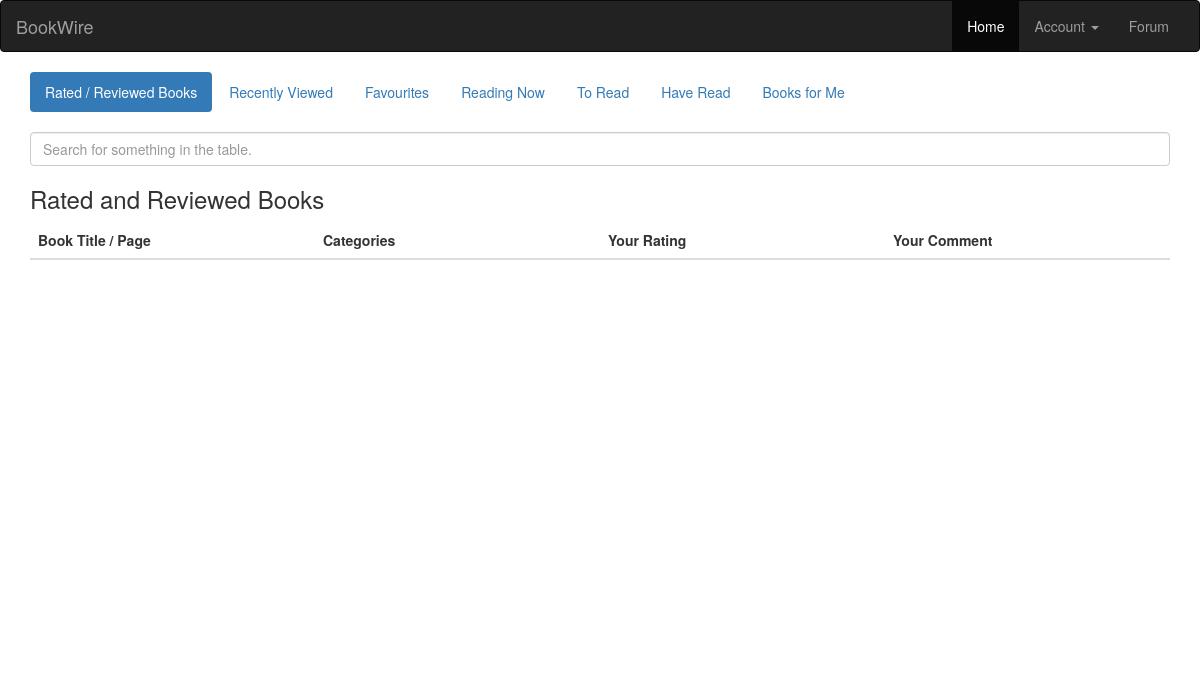
The app's page /usershelf/ (signed in), older data.
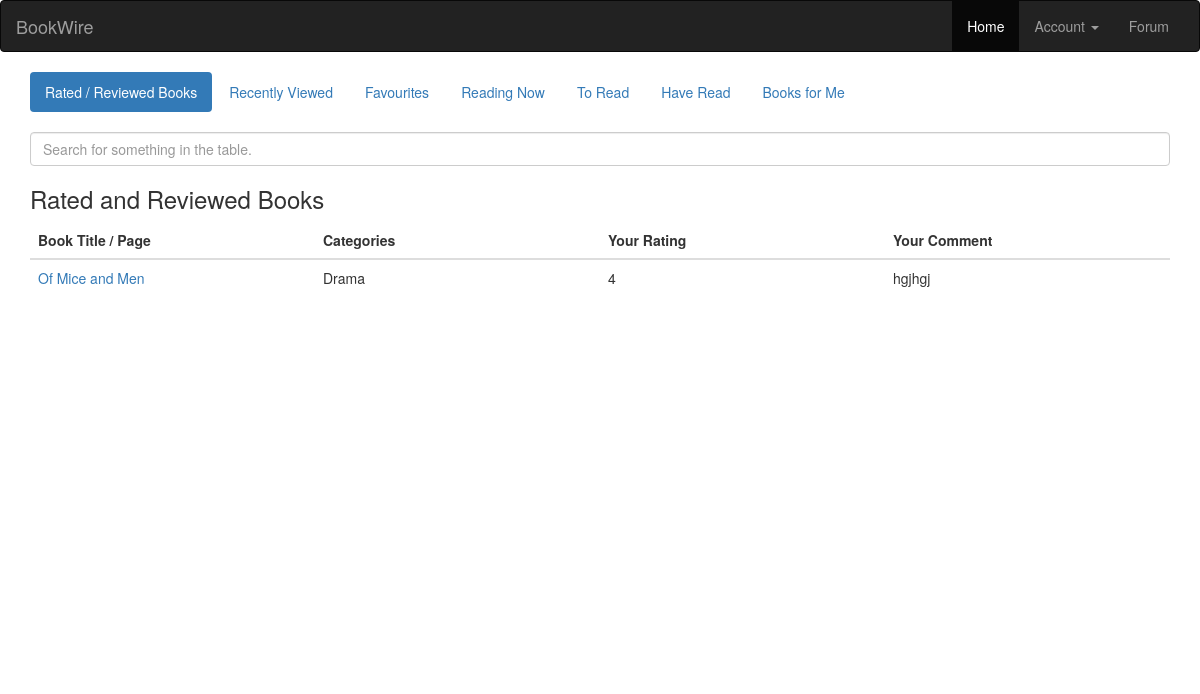
The same page, newer data.
### book/models.py (models this page shows, shortened)
class Review(models.Model):
	book = models.ForeignKey(Book, on_delete=models.CASCADE)
	user = models.ForeignKey(User, on_delete=models.CASCADE)
	description = models.TextField(max_length=1024)
	rating_value = models.IntegerField()
	created_at = models.DateTimeField()
	likes = models.ManyToManyField(User, related_name='likes')
	dislikes = models.ManyToManyField(User, related_name='dislikes')

class Book(models.Model):
	uid = models.CharField(max_length=64)
	title =  models.CharField(max_length=1024)
	authors = models.CharField(max_length=1024)
	publisher = models.CharField(max_length=1024)
	published_date = models.CharField(max_length=32)
	description = models.CharField(max_length=8192)
	isbn_13 = models.CharField(max_length=32)
	isbn_10 = models.CharField(max_length=32)
	genre = models.CharField(max_length=1024)
	average_rating = models.FloatField()
	ratings_count = models.IntegerField()
	thumbnail = models.CharField(max_length=1024)
	favourites = models.ManyToManyField(User, related_name='favourites')
	readingnow = models.ManyToManyField(User, related_name='readingnow')
	toread = models.ManyToManyField(User, related_name='toread')
	haveread = models.ManyToManyField(User, related_name='haveread')

### book/views.py (the view, shortened to what this page needs)
# urls.py: path('usershelf/', views.usershelf, name='usershelf'),
@login_required
@csrf_exempt
def usershelf(request):
	if 'history' not in request.session:
		request.session['history'] = []
	context = {
		"favourite_book": Book.objects.filter(favourites__id=request.user.pk),
		"have_read_book": Book.objects.filter(haveread__id=request.user.pk),
		"to_read_book": Book.objects.filter(toread__id=request.user.pk),
		"reading_now_book": Book.objects.filter(readingnow__id=request.user.pk),
		"reviewed_book": Review.objects.filter(user=request.user.pk),
		"visited_book": [Book.objects.get(isbn_13=items) for items in request.session['history']]
	}
	return render(request, "usershelf.html", context)

### book/templates/usershelf.html (shortened to what this page needs)
{% extends "account_base.html" %}
{% load staticfiles %}
{% block content %}
<div class="container">
	<ul class="nav nav-pills">
		<li class="active"><a data-toggle="tab" href="#rated">Rated / Reviewed Books</a></li>
		<li><a data-toggle="tab" href="#recently-viewed">Recently Viewed</a></li>
		<li><a data-toggle="tab" href="#favourites">Favourites</a></li>
		<li><a data-toggle="tab" href="#reading-now">Reading Now</a></li>
		<li><a data-toggle="tab" href="#to-read">To Read</a></li>
		<li><a data-toggle="tab" href="#have-read">Have Read</a></li>
		<li><a data-toggle="tab" href="#books-for-me">Books for Me</a></li>
	</ul>
	<br>
	<input id="tablequery" type="text" class="form-control" aria-label="Default" aria-describedby="inputGroup-sizing-default" placeholder="Search for something in the table.">
	<div class="tab-content" style="height: 500px; overflow: auto;">
		<div id="rated" class="tab-pane fade in active">
			<h3>Rated and Reviewed Books</h3>
			<table class="table" id="rated-table" style="table-layout:fixed;">
				<thead>
					<tr>
						<th scope="col">Book Title / Page</th>
						<th scope="col">Categories</th>
						<th scope="col">Your Rating</th>
						<th scope="col">Your Comment</th>
					</tr>
				</thead>
				<tbody id="rated-result">
					{% for review in reviewed_book %}
						<tr id="{{review.book.isbn_13}}">
							<td scope="row" style="white-space: nowrap; overflow: hidden; text-overflow: ellipsis;">
								<a style='cursor: pointer;' href='/bookinstance/{{review.book.isbn_13}}' > {{review.book.title}} </a>
							</td>
							<td>
								{{review.book.genre}}
							</td>
							<td>
								{{review.rating_value}}
							</td>
							<td>
								{{review.description}}
							</td>
						</tr>
					{% endfor %}
				</tbody>
			</table>
		</div>
	</div>
</div>
{% endblock %}

### accounts/templates/account_base.html (shortened to what this page needs)
{% load static %}
<!DOCTYPE html>
<html>
<head>
    <link rel="stylesheet" href="https://maxcdn.bootstrapcdn.com/bootstrap/3.4.1/css/bootstrap.min.css" />
    <link rel="stylesheet" href="https://maxcdn.bootstrapcdn.com/font-awesome/4.7.0/css/font-awesome.min.css" />
    <link href="http://maxcdn.bootstrapcdn.com/font-awesome/4.1.0/css/font-awesome.min.css" rel="stylesheet">
</head>
<body>
    <nav class="navbar navbar-inverse">
        <div class="container-fluid">
            <div class="navbar-header">
                <a class="navbar-brand" href="{% url 'book:mainpage' %}">BookWire</a>
            </div>
            <div class="collapse navbar-collapse" id="myNavbar">
                <ul class="nav navbar-nav navbar-right">
                    <li class="active"><a href="{% url 'book:mainpage' %}">Home</a></li>
                    {% if user.is_authenticated %}
                    {% if user.is_superuser %}
                    <li class="dropdown">
                        <a class="dropdown-toggle" data-toggle="dropdown" href="#">Account <span class="caret"></span></a>
                        <ul class="dropdown-menu">
                            <li><a href="#"><span class="glyphicon glyphicon-blackboard"></span> Dashboard</a></li>
                            <li class="divider"></li>
                            <li><a href="{% url 'accounts:logout' %}"><span class="glyphicon glyphicon-log-out"></span> Logout</a></li>
                        </ul>
                    </li>
                    {% else %}
                    <li class="dropdown">
                        <a class="dropdown-toggle" data-toggle="dropdown" href="#">Account <span class="caret"></span></a>
                    </li>
                    {% endif %}
                    {% endif %}
                    <li><a href="{% url 'forum:forum_mainpage' %}">Forum</a></li>
                </ul>
            </div>
        </div>
    </nav>
    {% block content %}
    {% endblock %}
</body>
</html>

Row changes from the older to the newer data that the page shows:
added Review: book "Of Mice and Men", book.genre "Drama", rating_value "4", description "hgjhgj"
